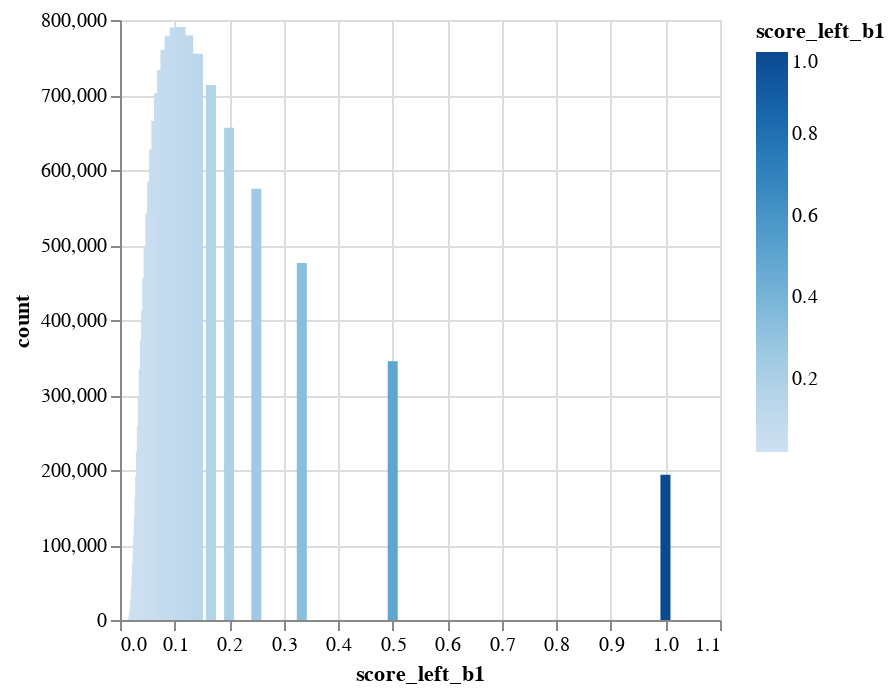
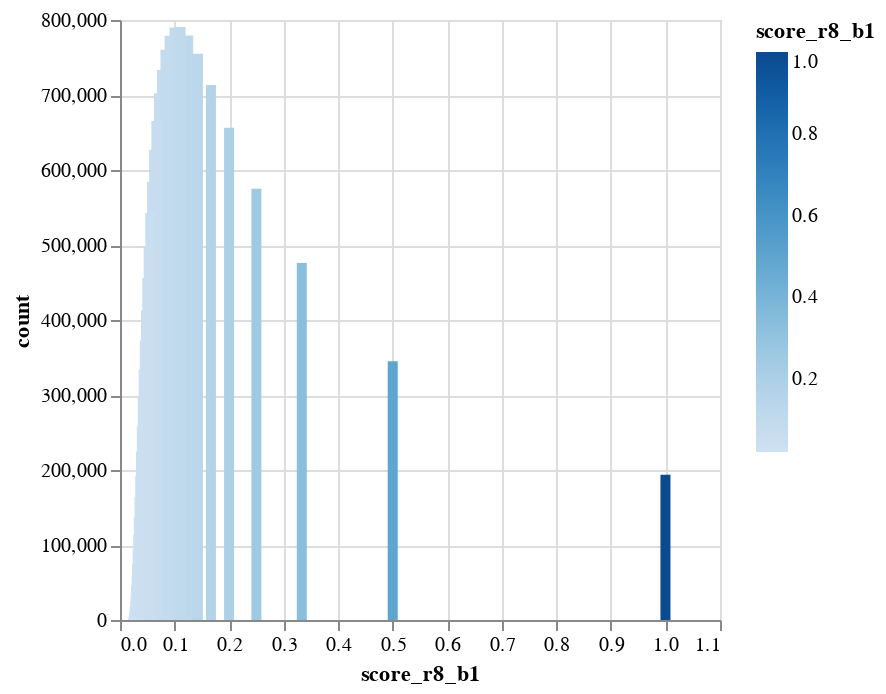

The notebook cell saved with these charts, in order:
### Code cell
show_b_stats('score_left_b1')
show_b_stats('score_r8_b1')

### Figure 1 — Vega-Lite specification as saved in the notebook (floating-point values rounded to 4 significant figures)
{"config": {"view": {"continuousWidth": 300, "continuousHeight": 300}}, "data": {"name": "data-263f89077911027cfbdff8416cbf25b9"}, "mark": {"type": "bar", "tooltip": true}, "encoding": {"color": {"field": "score_left_b1", "type": "quantitative"}, "x": {"field": "score_left_b1", "type": "quantitative"}, "y": {"field": "count", "type": "quantitative"}}, "params": [{"name": "param_9", "select": {"type": "interval", "encodings": ["x", "y"]}, "bind": "scales"}], "$schema": "https://vega.github.io/schema/vega-lite/v5.20.1.json", "datasets": {"data-263f89077911027cfbdff8416cbf25b9": [{"score_left_b1": 0.0233, "count": 634}, {"score_left_b1": 0.0588, "count": 584288}, {"score_left_b1": 0.0333, "count": 113621}, {"score_left_b1": 0.0476, "count": 412566}, {"score_left_b1": 0.025, "count": 4962}, {"score_left_b1": 0.0769, "count": 733382}, {"score_left_b1": 0.125, "count": 779207}, {"score_left_b1": 0.0714, "count": 702427}, {"score_left_b1": 0.0833, "count": 760248}, {"score_left_b1": 0.5, "count": 345112}, {"score_left_b1": 0.037, "count": 192056}, {"score_left_b1": 0.1, "count": 790014}, {"score_left_b1": 0.3333, "count": 476056}, {"score_left_b1": 0.0222, "count": 45}, {"score_left_b1": 0.0345, "count": 136686}, {"score_left_b1": 0.0278, "count": 25247}, {"score_left_b1": 0.0256, "count": 8005}, {"score_left_b1": 0.0312, "count": 74495}, {"score_left_b1": 0.0238, "count": 1449}, {"score_left_b1": 0.04, "count": 258264}, {"score_left_b1": 0.027, "count": 17877}, {"score_left_b1": 0.0625, "count": 626993}, {"score_left_b1": 0.0263, "count": 12323}, {"score_left_b1": 0.1111, "count": 790716}, {"score_left_b1": 0.05, "count": 456034}, {"score_left_b1": 0.0667, "count": 665321}, {"score_left_b1": 0.0294, "count": 45455}, {"score_left_b1": 0.25, "count": 574990}, {"score_left_b1": 0.0286, "count": 34148}, {"score_left_b1": 0.0455, "count": 372716}, {"score_left_b1": 0.0303, "count": 58489}, {"score_left_b1": 0.0357, "count": 163617}, {"score_left_b1": 0.0323, "count": 92325}, {"score_left_b1": 1.0, "count": 193833}, {"score_left_b1": 0.1429, "count": 755045}, {"score_left_b1": 0.2, "count": 656233}, {"score_left_b1": 0.0435, "count": 334251}, {"score_left_b1": 0.0385, "count": 224639}, {"score_left_b1": 0.0244, "count": 2817}, {"score_left_b1": 0.0227, "count": 217}, {"score_left_b1": 0.0909, "count": 778990}, {"score_left_b1": 0.1667, "count": 713211}, {"score_left_b1": 0.0417, "count": 296053}, {"score_left_b1": 0.0556, "count": 542584}, {"score_left_b1": 0.0526, "count": 498054}]}}

### Figure 2 — Vega-Lite specification as saved in the notebook (floating-point values rounded to 4 significant figures)
{"config": {"view": {"continuousWidth": 300, "continuousHeight": 300}}, "data": {"name": "data-35858515c32fa0677568b5d197c7b63a"}, "mark": {"type": "bar", "tooltip": true}, "encoding": {"color": {"field": "score_r8_b1", "type": "quantitative"}, "x": {"field": "score_r8_b1", "type": "quantitative"}, "y": {"field": "count", "type": "quantitative"}}, "params": [{"name": "param_10", "select": {"type": "interval", "encodings": ["x", "y"]}, "bind": "scales"}], "$schema": "https://vega.github.io/schema/vega-lite/v5.20.1.json", "datasets": {"data-35858515c32fa0677568b5d197c7b63a": [{"score_r8_b1": 0.0769, "count": 733382}, {"score_r8_b1": 0.0233, "count": 634}, {"score_r8_b1": 0.0476, "count": 412566}, {"score_r8_b1": 0.0588, "count": 584288}, {"score_r8_b1": 0.025, "count": 4962}, {"score_r8_b1": 0.125, "count": 779207}, {"score_r8_b1": 0.0333, "count": 113621}, {"score_r8_b1": 0.037, "count": 192056}, {"score_r8_b1": 0.5, "count": 345112}, {"score_r8_b1": 0.0714, "count": 702427}, {"score_r8_b1": 0.1, "count": 790014}, {"score_r8_b1": 0.0833, "count": 760248}, {"score_r8_b1": 0.0345, "count": 136686}, {"score_r8_b1": 0.3333, "count": 476056}, {"score_r8_b1": 0.0256, "count": 8005}, {"score_r8_b1": 0.0222, "count": 45}, {"score_r8_b1": 0.0278, "count": 25247}, {"score_r8_b1": 0.0312, "count": 74495}, {"score_r8_b1": 0.027, "count": 17877}, {"score_r8_b1": 0.0263, "count": 12323}, {"score_r8_b1": 0.04, "count": 258264}, {"score_r8_b1": 0.0238, "count": 1449}, {"score_r8_b1": 0.0625, "count": 626993}, {"score_r8_b1": 0.0294, "count": 45455}, {"score_r8_b1": 0.0455, "count": 372716}, {"score_r8_b1": 0.0286, "count": 34148}, {"score_r8_b1": 0.05, "count": 456034}, {"score_r8_b1": 0.0667, "count": 665321}, {"score_r8_b1": 0.1111, "count": 790716}, {"score_r8_b1": 0.0357, "count": 163617}, {"score_r8_b1": 0.25, "count": 574990}, {"score_r8_b1": 0.0303, "count": 58489}, {"score_r8_b1": 0.2, "count": 656233}, {"score_r8_b1": 0.0435, "count": 334251}, {"score_r8_b1": 1.0, "count": 193833}, {"score_r8_b1": 0.1429, "count": 755045}, {"score_r8_b1": 0.0323, "count": 92325}, {"score_r8_b1": 0.1667, "count": 713211}, {"score_r8_b1": 0.0385, "count": 224639}, {"score_r8_b1": 0.0244, "count": 2817}, {"score_r8_b1": 0.0909, "count": 778990}, {"score_r8_b1": 0.0227, "count": 217}, {"score_r8_b1": 0.0556, "count": 542584}, {"score_r8_b1": 0.0417, "count": 296053}, {"score_r8_b1": 0.0526, "count": 498054}]}}
